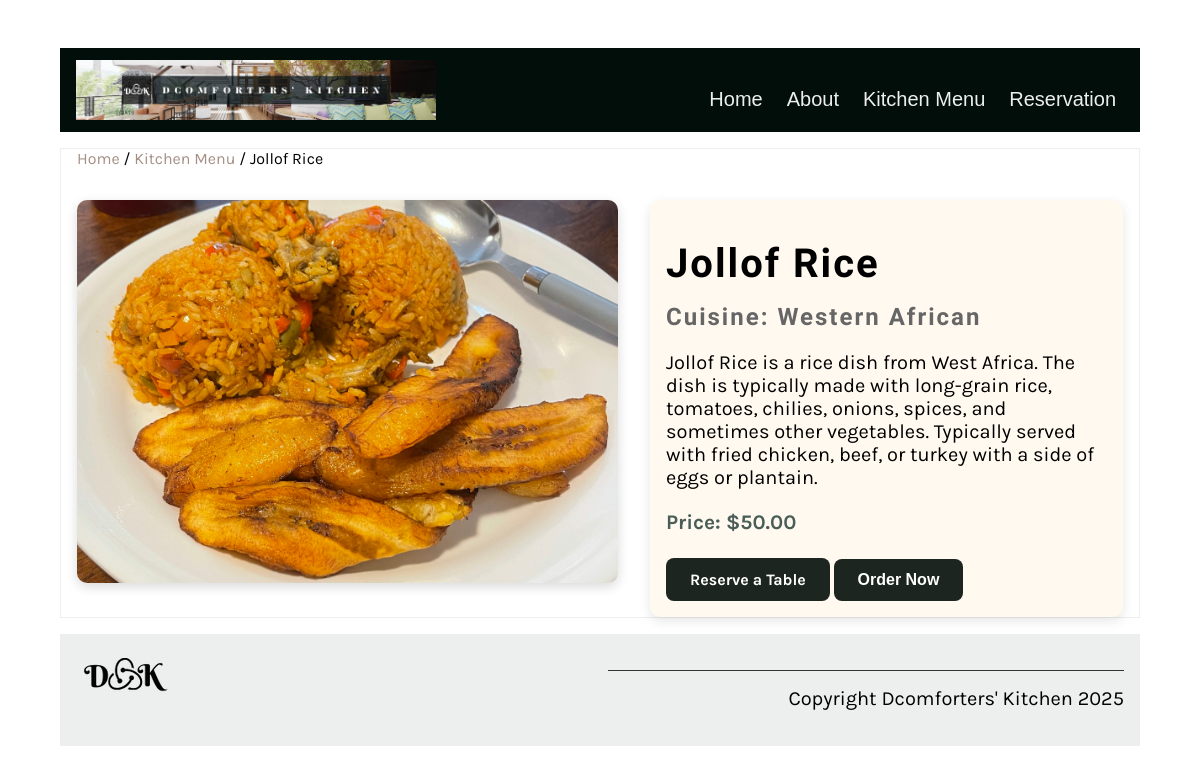
The app's page /kitchen/menu_details/1/ with its own data.
### newapp/models.py (models this page shows, shortened)
class Menu(models.Model):
    food_name = models.CharField(max_length=100)
    cuisine = models.CharField(max_length=100)
    item_description = models.TextField(max_length=1000, default='')
    price = models.DecimalField(max_digits=10, decimal_places=2, null=True, blank=True)
    prep_time = models.IntegerField(default=25)
    calories = models.IntegerField(default=1000)
    image = models.ImageField(upload_to='newapp/static/img/menu_items/', null=True, blank=True)

### newapp/views.py (the view)
# urls.py: path('menu_details/<int:item_id>/', views.menu_details, name='menu_details'),
def menu_details(request, item_id):
    menu_item = get_object_or_404(Menu, id=item_id)
    order_success = False
    if request.method == 'POST':
        form = OrderForm(request.POST)
        if form.is_valid():
            order = form.save(commit=False)
            order.menu_item = menu_item
            order.save()
            order_success = True
    else:
        form = OrderForm()
    return render(request, 'menu_details.html', {
        'menu_item': menu_item,
        'form': form,
        'order_success': order_success
    })

### newapp/templates/menu_details.html (shortened to what this page needs)
{% extends 'base.html' %}
{% load static %}
{% block content %}
<section>
  <article>
    <div class="breadcrumb">
      <a href="{% url 'home' %}">Home</a> /
      <a href="{% url 'kitchen' %}">Kitchen Menu</a> /
      {{ menu_item.food_name }}
    </div>
    <div class="menu-details-container">
      <div class="menu-image-large">
        {% if menu_item.image %}
          <img src="/static/img/menu_items/{{menu_item.food_name}}.jpg" alt="{{ menu_item.food_name}}" />
        {% else %}
          <img src="{% static 'img/default_dish.jpg' %}" alt="Default Image">
        {% endif %}
      </div>
      <div class="menu-info">
        <h1>{{ menu_item.food_name }}</h1>
        <h2>Cuisine: {{ menu_item.cuisine }}</h2>
        <p class="menu-description">{{ menu_item.item_description }}</p>
        <p class="menu-price-large">Price: ${{ menu_item.price }}</p>
        <a href="{% url 'reservation' %}" class="cta-button">Reserve a Table</a>
        <button class="cta-button animate-bounce" id="openOrderModal">Order Now</button>
      </div>
    </div>
  </article>
</section>
{% endblock %}

### newapp/static/css/style.css (style rules this page uses)
body { font-family: 'Karla', sans-serif; margin-top: 3rem; margin-bottom: 3rem; margin-left: 5%; margin-right: 5%; }
h1, h2, h3, h4, h5, h6 { font-family: 'Markazi Text', serif; letter-spacing: 2px;; }
h1 { font-size: 4rem; margin-top: 1.5rem; margin-bottom: 0; }
h2 { font-size: 2.5rem; color: #333333; margin:1rem 0; }
p, ul { font-size: 1.25rem;; }
a { color: #a58f84; text-decoration: none; }
section { display: flex; gap: 2rem 1rem; margin-top: 1rem; margin-bottom: 1rem; flex-direction: row; }
article { flex:1; }
article img { max-width: 100%; }
main article { border: 1px solid #EDEFEE; padding-left: 1rem; padding-right: 1rem; }
.cta-button { display: inline-block; background: #1d2520; color: white; padding: 0.75rem 1.5rem; text-decoration: none; font-weight: bold; border-radius: 8px; border: none; transition: background-color 0.3s ease, transform 0.2s ease; cursor: pointer; font-size: 1rem; }
.animate-bounce { animation: bounce 2s infinite; }
.menu-details-container { display: flex; flex-wrap: wrap; gap: 2rem; align-items: flex-start; margin-top: 2rem; }
.menu-image-large { flex: 1 1 400px; }
.menu-image-large img { width: 100%; max-height: 400px; object-fit: cover; border-radius: 10px; box-shadow: 0 4px 12px rgba(0,0,0,0.15); }
.menu-info { flex: 1 1 300px; padding: 1rem; background-color: #fff9f0; border-radius: 10px; box-shadow: 0 4px 12px rgba(0,0,0,0.1); }
.menu-info h1 { font-size: 2.5rem; margin-bottom: 0.5rem; }
.menu-info h2 { font-size: 1.5rem; color: #666; margin-bottom: 1rem; }
.menu-description { font-size: 1.25rem; margin-bottom: 1rem; }
.menu-price-large { font-size: 1.3rem; font-weight: bold; color: #495E57; margin-bottom: 1.5rem; }
.breadcrumb { font-size: 1rem; margin-bottom: 1rem; }

### records on screen
Menu: food_name "Jollof Rice", food_name (picture), cuisine "Western African", item_description "Jollof Rice is a rice dish from West Africa. The dish is typically made with long-grain rice, tomatoes, chilies, onions, spices, and sometimes other vegetables. Typically served with fried chicken, beef, or turkey with a side of eggs or plantain.", price "50.00"
